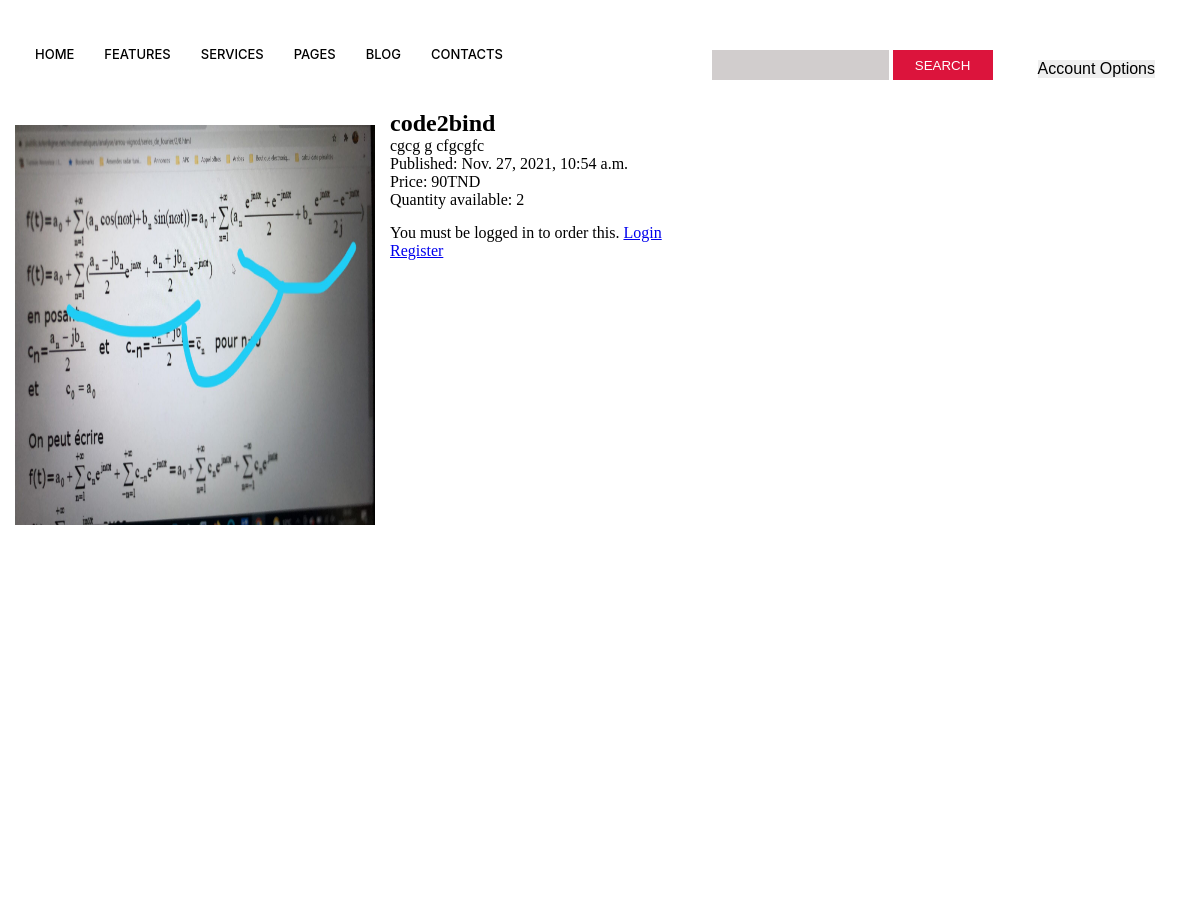
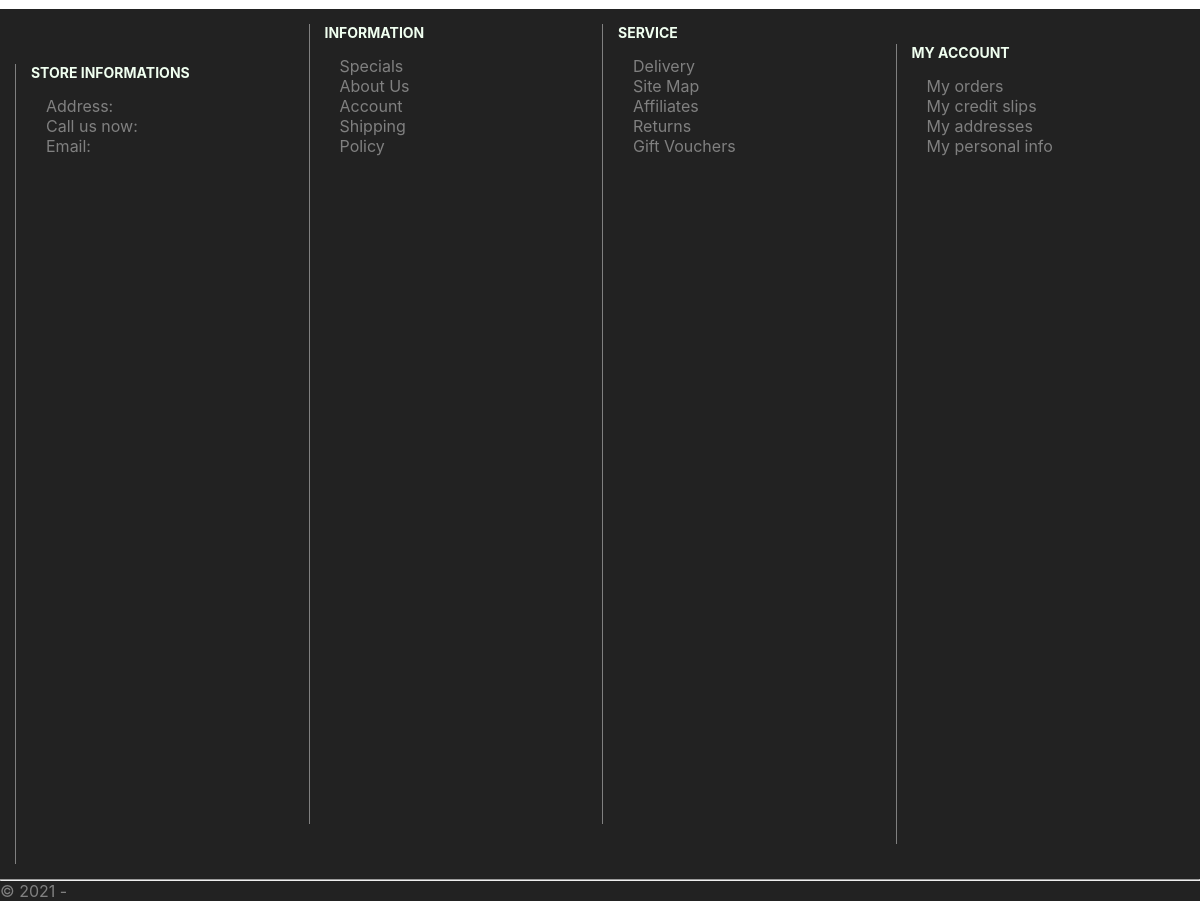
The page /product/Social-media-buttons/ on the database its author committed (2 pictures, top to bottom).
### Home/models.py (models this page shows, shortened)
class Product(models.Model):
    name = models.CharField(verbose_name="Product Name:", max_length=80)
    description = models.TextField(verbose_name="Product Description:", max_length=300)
    image = models.ImageField(verbose_name="Product Image:", upload_to='static/')
    category = models.ForeignKey(Category, verbose_name="Product Category:", max_length=100, on_delete=models.CASCADE)
    price = models.CharField(verbose_name="Product Price:", max_length=80)
    quantity = models.IntegerField(verbose_name="Product Quantity:")
    created_on = models.DateTimeField(verbose_name="Created on:", auto_now=True)
    slug = models.SlugField(unique=True, max_length=100)
    hit_count_generic = GenericRelation(HitCount, object_id_field='object_pk',
     related_query_name='hit_count_generic_relation')

### Home/views.py (the view)
# urls.py: path('product/<slug>/', productDetailView, name='detail'),
def productDetailView(request, slug):
    context = {}
    context['product'] = Product.objects.get(slug=slug)
    return render(request, 'home/product_detail.html', context)

### templates/home/product_detail.html (shortened to what this page needs)
{% extends 'base.html' %}
{% load static %}
{% block head %}
<link rel="stylesheet" href="{% static 'css/detail_product.css' %}">
{% endblock head %}
{% block content %}
<div>
  <img src="{{product.image.url}}" alt="{{product.name}} image">
  <ul>
    <h2>{{product.name}}</h2>
    <p class="lead">{{product.description}}</p>
    <p>Published: {{product.created_on}}</p>
    <p>Price: {{product.price}}TND</p>
    <p>Quantity available: {{product.quantity}}</p>
  </ul>
  {% if request.user.is_authenticated %}
  <a href="{% url 'add_order' product.id %}">Order</a>
  {% else %}
  <p>You must be logged in to order this.
    <a href="{% url 'login' %}">Login</a>
    <a href="{% url 'register' %}">Register</a>
  </p>
  {% endif %}
</div>
{% endblock %}

### static/css/base.css (style rules this page uses)
* { margin: 0; padding: 0; }

### static/css/detail_product.css (style rules this page uses)
div { height: 100vh; }
img { width: 30%; height: 50%; margin: 15px 15px; float: left; }
ul { margin: 15px 15px; }

### rows shown on the page
Product: image (picture), name "code2bind", description "cgcg g cfgcgfc", created_on "Nov. 27, 2021, 10:54 a.m.", price "90", quantity "2"
